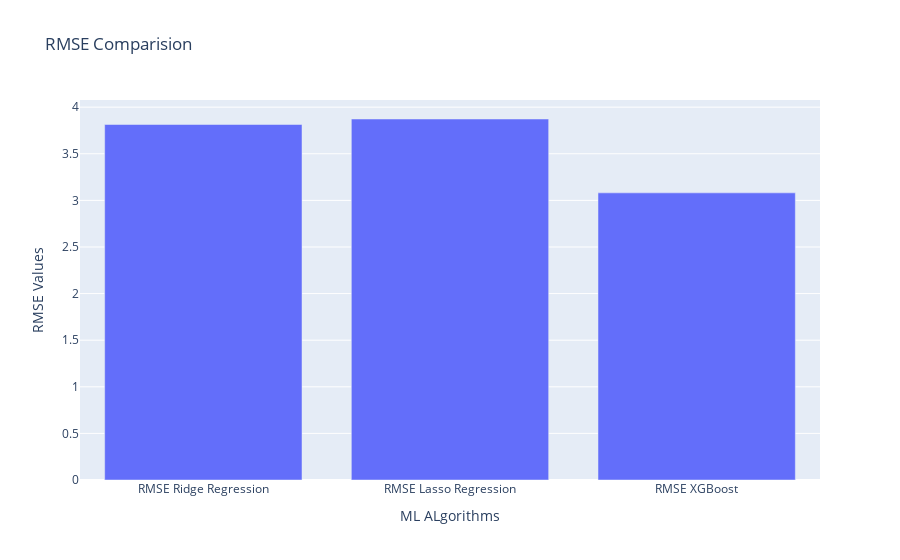

This figure's notebook cell:
### Code cell
import plotly.graph_objects as go
categories = ['RMSE Ridge Regression', 'RMSE Lasso Regression', 'RMSE XGBoost']
values =[rmse_ridge, rmse_lasso, rmse_xgb]
fig = go.Figure(data=go.Bar(x=categories,y=values))
fig.update_layout(xaxis_title ='ML ALgorithms', 
                  yaxis_title='RMSE Values', title= 'RMSE Comparision')

fig.show()

### Figure 1 — Plotly figure (JSON) as saved in the notebook; plotly's stock layout.template omitted (floating-point values rounded to 4 significant figures)
{"data": [{"type": "bar", "x": ["RMSE Ridge Regression", "RMSE Lasso Regression", "RMSE XGBoost"], "y": [3.814, 3.873, 3.081]}], "layout": {"title": {"text": "RMSE Comparision"}, "xaxis": {"title": {"text": "ML ALgorithms"}}, "yaxis": {"title": {"text": "RMSE Values"}}}}
